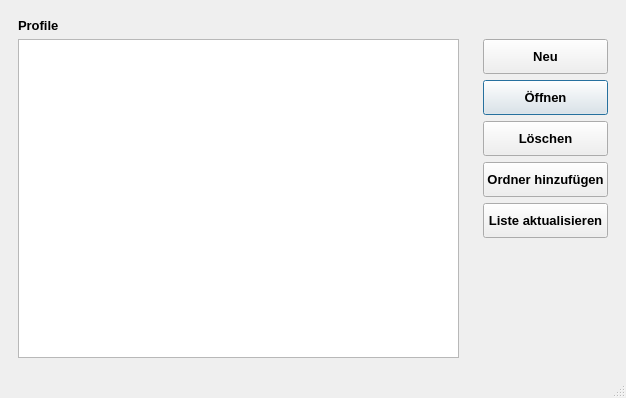
<?xml version="1.0" encoding="UTF-8"?>
<ui version="4.0">
 <class>MainWindow</class>
 <widget class="QMainWindow" name="MainWindow">
  <property name="geometry">
   <rect>
    <x>0</x>
    <y>0</y>
    <width>626</width>
    <height>398</height>
   </rect>
  </property>
  <property name="sizePolicy">
   <sizepolicy hsizetype="Maximum" vsizetype="Maximum">
    <horstretch>0</horstretch>
    <verstretch>0</verstretch>
   </sizepolicy>
  </property>
  <property name="minimumSize">
   <size>
    <width>626</width>
    <height>398</height>
   </size>
  </property>
  <property name="maximumSize">
   <size>
    <width>626</width>
    <height>398</height>
   </size>
  </property>
  <property name="windowTitle">
   <string>CoinKeeper  -  Profilauswahl</string>
  </property>
  <widget class="QWidget" name="centralwidget">
   <property name="sizePolicy">
    <sizepolicy hsizetype="Maximum" vsizetype="Maximum">
     <horstretch>0</horstretch>
     <verstretch>0</verstretch>
    </sizepolicy>
   </property>
   <property name="layoutDirection">
    <enum>Qt::LeftToRight</enum>
   </property>
   <layout class="QHBoxLayout" name="horizontalLayout">
    <item>
     <widget class="QWidget" name="horizontalWidget" native="true">
      <property name="sizePolicy">
       <sizepolicy hsizetype="Minimum" vsizetype="Minimum">
        <horstretch>0</horstretch>
        <verstretch>0</verstretch>
       </sizepolicy>
      </property>
      <layout class="QVBoxLayout" name="verticalLayout_2">
       <item>
        <widget class="QLabel" name="label">
         <property name="font">
          <font>
           <pointsize>10</pointsize>
           <weight>75</weight>
           <bold>true</bold>
          </font>
         </property>
         <property name="text">
          <string>Profile</string>
         </property>
         <property name="margin">
          <number>0</number>
         </property>
        </widget>
       </item>
       <item>
        <widget class="QListWidget" name="listProfiles">
         <property name="sortingEnabled">
          <bool>false</bool>
         </property>
        </widget>
       </item>
      </layout>
     </widget>
    </item>
    <item>
     <widget class="QWidget" name="widget" native="true">
      <layout class="QVBoxLayout" name="verticalLayout">
       <property name="topMargin">
        <number>30</number>
       </property>
       <item>
        <widget class="QPushButton" name="buttonNewProfile">
         <property name="sizePolicy">
          <sizepolicy hsizetype="Minimum" vsizetype="Preferred">
           <horstretch>0</horstretch>
           <verstretch>0</verstretch>
          </sizepolicy>
         </property>
         <property name="minimumSize">
          <size>
           <width>0</width>
           <height>35</height>
          </size>
         </property>
         <property name="maximumSize">
          <size>
           <width>16777215</width>
           <height>50</height>
          </size>
         </property>
         <property name="font">
          <font>
           <pointsize>10</pointsize>
           <weight>75</weight>
           <bold>true</bold>
          </font>
         </property>
         <property name="text">
          <string>Neu</string>
         </property>
        </widget>
       </item>
       <item>
        <widget class="QPushButton" name="buttonOpenProfile">
         <property name="sizePolicy">
          <sizepolicy hsizetype="Minimum" vsizetype="Preferred">
           <horstretch>0</horstretch>
           <verstretch>0</verstretch>
          </sizepolicy>
         </property>
         <property name="minimumSize">
          <size>
           <width>0</width>
           <height>35</height>
          </size>
         </property>
         <property name="maximumSize">
          <size>
           <width>16777215</width>
           <height>50</height>
          </size>
         </property>
         <property name="font">
          <font>
           <pointsize>10</pointsize>
           <weight>75</weight>
           <bold>true</bold>
          </font>
         </property>
         <property name="text">
          <string>Öffnen</string>
         </property>
         <property name="default">
          <bool>true</bool>
         </property>
        </widget>
       </item>
       <item>
        <widget class="QPushButton" name="buttonDeleteProfile">
         <property name="sizePolicy">
          <sizepolicy hsizetype="Minimum" vsizetype="Preferred">
           <horstretch>0</horstretch>
           <verstretch>0</verstretch>
          </sizepolicy>
         </property>
         <property name="minimumSize">
          <size>
           <width>0</width>
           <height>35</height>
          </size>
         </property>
         <property name="maximumSize">
          <size>
           <width>16777215</width>
           <height>50</height>
          </size>
         </property>
         <property name="font">
          <font>
           <pointsize>10</pointsize>
           <weight>75</weight>
           <bold>true</bold>
          </font>
         </property>
         <property name="text">
          <string>Löschen</string>
         </property>
        </widget>
       </item>
       <item>
        <widget class="QPushButton" name="buttonAddFolder">
         <property name="sizePolicy">
          <sizepolicy hsizetype="Minimum" vsizetype="Preferred">
           <horstretch>0</horstretch>
           <verstretch>0</verstretch>
          </sizepolicy>
         </property>
         <property name="minimumSize">
          <size>
           <width>0</width>
           <height>35</height>
          </size>
         </property>
         <property name="maximumSize">
          <size>
           <width>16777215</width>
           <height>50</height>
          </size>
         </property>
         <property name="font">
          <font>
           <pointsize>10</pointsize>
           <weight>75</weight>
           <bold>true</bold>
          </font>
         </property>
         <property name="text">
          <string>Ordner hinzufügen</string>
         </property>
        </widget>
       </item>
       <item>
        <widget class="QPushButton" name="buttonRefreshList">
         <property name="sizePolicy">
          <sizepolicy hsizetype="Minimum" vsizetype="Preferred">
           <horstretch>0</horstretch>
           <verstretch>0</verstretch>
          </sizepolicy>
         </property>
         <property name="minimumSize">
          <size>
           <width>0</width>
           <height>35</height>
          </size>
         </property>
         <property name="maximumSize">
          <size>
           <width>16777215</width>
           <height>50</height>
          </size>
         </property>
         <property name="font">
          <font>
           <pointsize>10</pointsize>
           <weight>75</weight>
           <bold>true</bold>
          </font>
         </property>
         <property name="text">
          <string>Liste aktualisieren</string>
         </property>
        </widget>
       </item>
       <item>
        <spacer name="verticalSpacer">
         <property name="orientation">
          <enum>Qt::Vertical</enum>
         </property>
         <property name="sizeHint" stdset="0">
          <size>
           <width>20</width>
           <height>40</height>
          </size>
         </property>
        </spacer>
       </item>
      </layout>
     </widget>
    </item>
   </layout>
  </widget>
  <widget class="QStatusBar" name="statusbar"/>
 </widget>
 <resources/>
 <connections/>
</ui>
